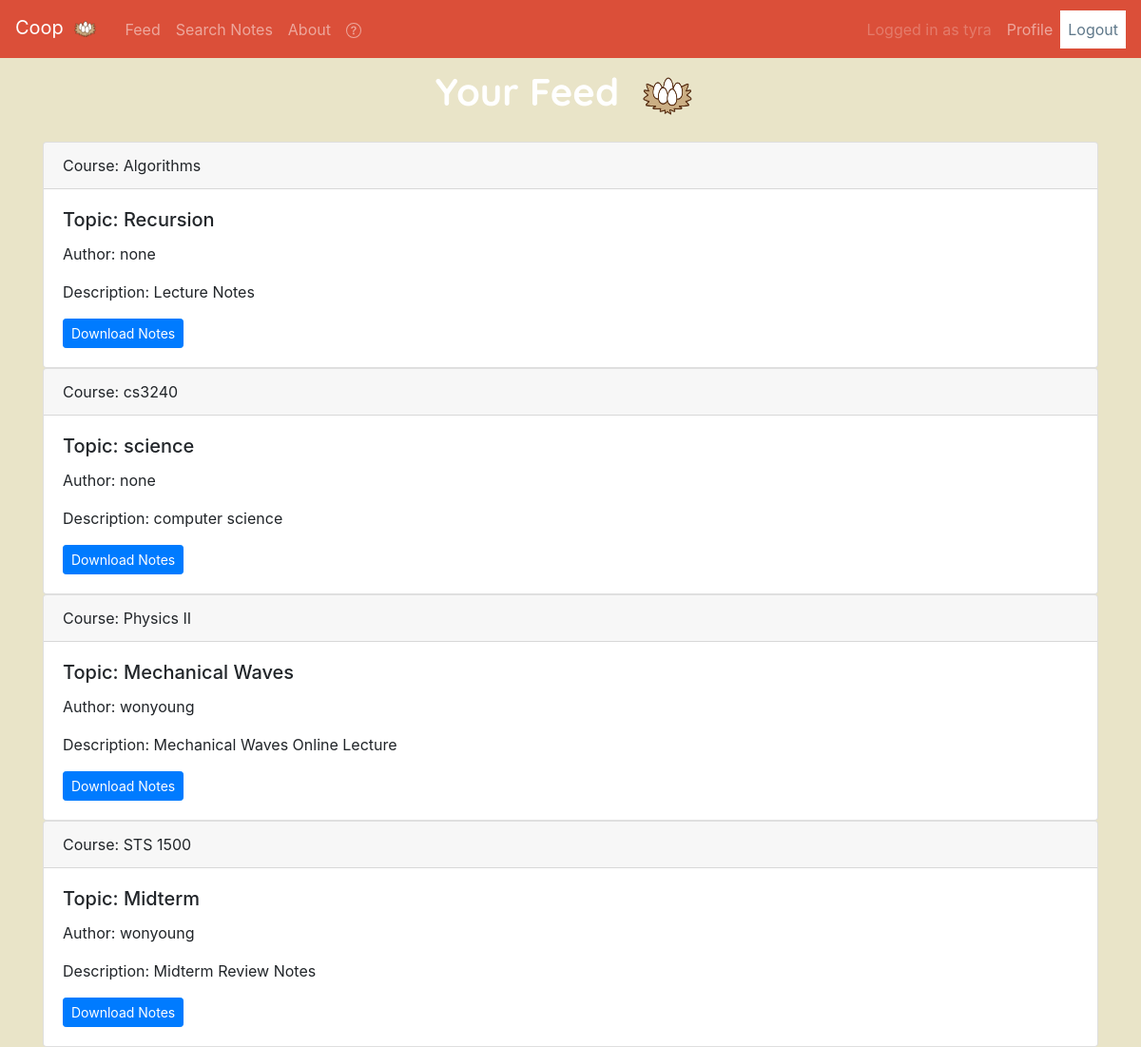
Screenshot of /notes/ (signed in) with the database file from the repository.
### coop/models.py (models this page shows, shortened)
class Notes(models.Model):
    courseName = models.CharField(max_length=100)
    topic = models.CharField(max_length=100)
    description = models.CharField(max_length=1000)
    noteFile = models.FileField(upload_to = 'notes/')
    created_by = models.CharField(max_length=30, default='Anonymous User')

### coop/views.py (the view)
# urls.py: path('notes/', views.notes_list, name='notes_list'),
def notes_list(request):
    notes = Notes.objects.all()
    return render(request, 'coop/notes_list.html', {
        'notes': notes
    })

### coop/templates/coop/notes_list.html (shortened to what this page needs)
{% extends 'coop/base.html' %}
{% load static %}
{% load socialaccount %}
{% block content %}
  <div class="container">
    <h1>
      <center>
        Your Feed
        <img src="{% static 'images/coop.png' %}" width=80px height=80px>
      </center>
    </h1>
  </div>
  {% for note in notes %}
    <div class="container">
      <div class="card">
        <div class="card-header">
          Course: {{note.courseName}}
        </div>
        <div class="card-body">
          <h5 class="card-title">Topic: {{note.topic}}</h5>
          <p class="card-text">Author: {{note.created_by}}</p>
          <p class="card-text">Description: {{note.description}}</p>
          <a href="{{ note.noteFile.url }}" class="btn btn-primary btn-sm">Download Notes</a>
        </div>
      </div>
    </div>
  {% endfor %}
{% endblock %}

### coop/templates/coop/base.html (shortened to what this page needs)
{% load static %}
{% load socialaccount %}
<!DOCTYPE html>
<head>
  <link rel="stylesheet" href="https://stackpath.bootstrapcdn.com/bootstrap/4.3.1/css/bootstrap.min.css"
>
  <link rel="stylesheet" type="text/css" href="{% static 'css/styles.css' %}">
</head>
<body>
  <nav class="navbar navbar-expand-lg navbar-dark" style="background-color: #DB4F39;">
    <a class="navbar-brand" href="/">Coop
      <img src="{% static 'images/coop.png' %}" width = 35px height = 35px >
    </a>
    <div class="collapse navbar-collapse" id="navbarNav">
      <ul class="navbar-nav">
        <li class="nav-item">
          <a class="nav-link" href="notes/">Feed</a>
        </li>
        <li class="nav-item">
          <a class="nav-link" href="feed/">Search Notes</a>
        </li>
        <li class="nav-item">
          <a class="nav-link" href="about/">About</a>
        </li>
        <li class="nav-item">
          <a class="nav-link" href="help/">
          </a>
        </li>
      </div>
        <div class="navbar-nav">
        {% if user.is_authenticated %}
        <a class="nav-link disabled" href="#">Logged in as {{user.username}}</a>
        <a class="nav-item nav-link" href="/profile">Profile</a>
        <a class="nav-item nav-link" href="/logout " style="background-color: white; color: #5f788a ">Logout</a>
        {%endif%}
    </div>
  </nav>
  {% block content %}
  {% endblock %}
</body>
</html>

### coop/static/css/styles.css (style rules this page uses)
body { background-color: rgb(233, 228, 200); }
h1 { font-weight: bold; font-family: Quicksand; color: rgb(255, 255, 255); }

### rows the page displays
Notes: courseName "Algorithms", topic "Recursion", created_by "none", description "Lecture Notes"
Notes: courseName "cs3240", topic "science", created_by "none", description "computer science"
Notes: courseName "Physics II", topic "Mechanical Waves", created_by "wonyoung", description "Mechanical Waves Online Lecture"
Notes: courseName "STS 1500", topic "Midterm", created_by "wonyoung", description "Midterm Review Notes"

### other values shown
{{ user.username }} "tyra"
